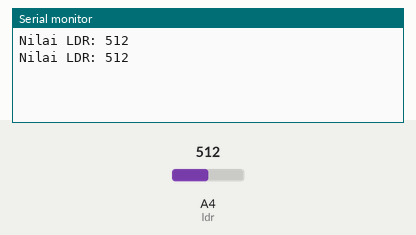
Simulated run of this sketch. Board: Arduino Uno, built with avr-gcc and run on an emulated ATmega328P. Shown: the last lines printed to the serial monitor. The inputs (shaded band) are chosen by the test bench; at power-on: A4 (ldr) = 512.

Above: at 6.8 s.
6.9 s: A4 (ldr) set to 716
At 9.5 s:
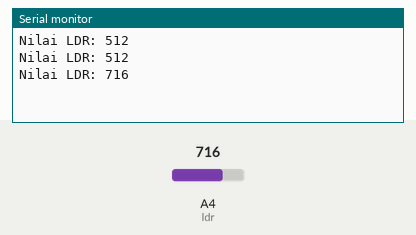
11.4 s: A4 (ldr) set to 900
At 13.0 s:
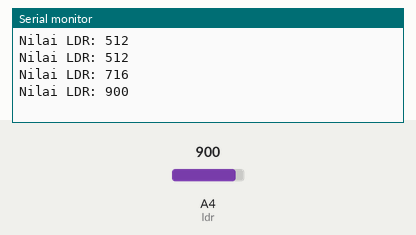
Timing chart, 0 to 14.5 s (numbered marks = the images above; inputs shaded):
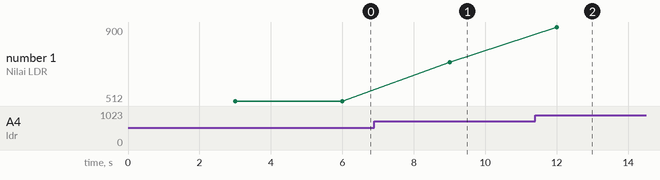

The sketch:

ldr.ino
```cpp
byte ldr = 4;
int nilai;

void setup() {
  Serial.begin(115200);
}

void loop() {
  delay(3000);
  nilai = analogRead(ldr);
  Serial.print("Nilai LDR: ");
  Serial.println(nilai);
}
```

Measured:
- after the input at 6.9 s, the serial monitor: prints a new line after 2.1 s (image 1)
- after the input at 11.4 s, the serial monitor: prints a new line after 0.60 s (image 2)
- plotted number 1: 512 → 716 after the input at 6.9 s, 716 → 900 after the input at 11.4 s
